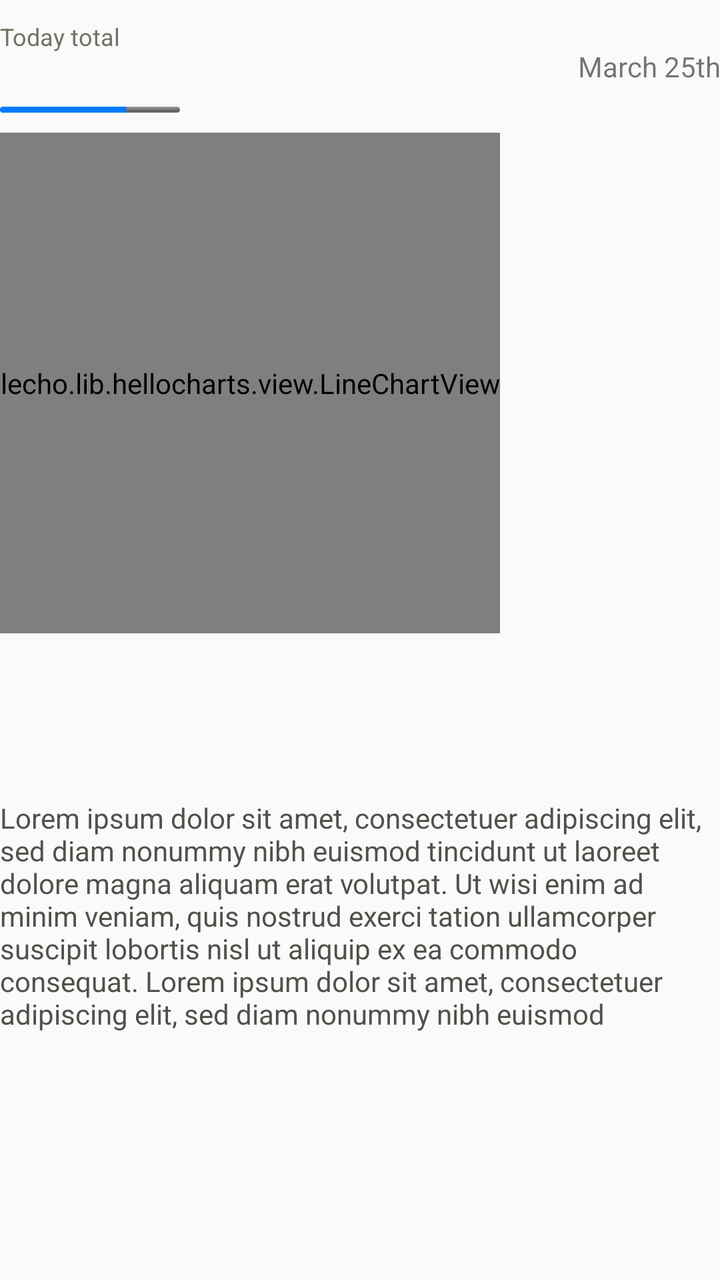
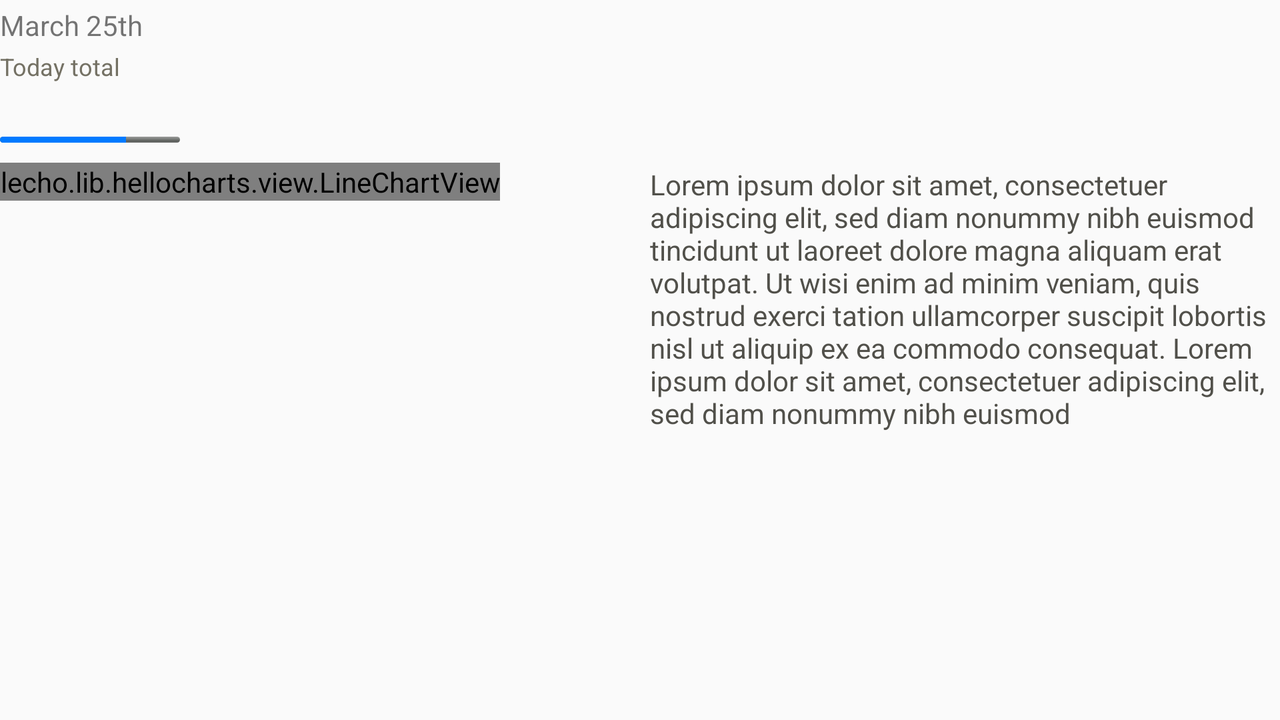

The same Android screen from two of the app's own layout files: first res/layout/ as a phone draws it, then the repository's variant for another configuration, drawn on a device whose configuration selects that folder. Both files follow.
<!-- AndroidManifest.xml: application theme MyMaterialTheme -->
<!-- res/layout/fragment_one.xml -->
<?xml version="1.0" encoding="utf-8"?>
<LinearLayout xmlns:android="http://schemas.android.com/apk/res/android"
    android:orientation="vertical" android:layout_width="match_parent"
    android:layout_height="match_parent">

    <LinearLayout
        android:layout_width="match_parent"
        android:orientation="horizontal"
        android:layout_marginTop="10dp"
        android:layout_height="wrap_content">

        <LinearLayout
            android:layout_width="0dp"
            android:layout_weight="7"
            android:orientation="vertical"
            android:layout_height="wrap_content">
            <TextView
                android:layout_width="match_parent"
                android:layout_height="0dp"
                android:textColor="#747164"
                android:textSize="12sp"
                android:id="@+id/total_text"
                android:text="Today total"
                android:layout_weight="1"/>
            <TextView
                android:layout_width="match_parent"
                android:layout_height="0dp"
                android:textSize="20sp"
                android:id="@+id/today_total"
                android:layout_weight="3"/>
            
            <ProgressBar
                android:layout_width="90dp"
                style="@android:style/Widget.ProgressBar.Horizontal"
                android:layout_marginRight="50dp"
                android:layout_height="3dp"
                android:max="100"
                android:id="@+id/progress"
                android:progress="70"
                android:progressTint="@color/appblue"
                android:secondaryProgressTint="#3c2e2e"
                android:indeterminate="false"
                android:foregroundTintMode="src_atop" />

        </LinearLayout>

        <TextView
            android:layout_width="0dp"
            android:layout_weight="3"
            android:id="@+id/date"
            android:gravity="right|center_vertical"
            android:text="March 25th"

            android:layout_height="match_parent" />

    </LinearLayout>

    

    <FrameLayout
        android:layout_width="wrap_content"
        android:layout_height="0dp"
        android:layout_marginTop="10dp"
        android:layout_weight="4"
        android:id="@+id/container"
        >
        <lecho.lib.hellocharts.view.LineChartView
            android:id="@+id/chart"
            android:layout_width="match_parent"
            android:layout_height="match_parent" />
    </FrameLayout>


    <LinearLayout
        android:layout_width="match_parent"
        android:layout_height="0dp"
        android:layout_marginTop="10dp"
        android:orientation="vertical"
        android:layout_weight="5">

        <TextView
            android:layout_width="wrap_content"
            android:id="@+id/full_name"
            android:textSize="21sp"
            android:textAllCaps="true"
            android:layout_height="wrap_content"
            style="@style/TextAppearance.AppCompat.Widget.ActionMode.Title" />

        <TextView
            android:layout_width="wrap_content"
            android:id="@+id/description"
            android:textSize="18sp"
            android:layout_height="wrap_content"
            style="@style/Base.TextAppearance.AppCompat.Widget.ActionMode.Subtitle" />

        <ScrollView
            android:layout_width="match_parent"
            android:layout_height="wrap_content">
            <TextView
                android:layout_marginTop="20dp"
                android:layout_width="wrap_content"
                android:typeface="monospace"
                android:textSize="14sp"
                android:id="@+id/readme"
                android:text="@string/lorem"
                android:layout_height="wrap_content"
                android:textColor="#51504a"
                style="@style/Base.TextAppearance.AppCompat.Subhead" />
        </ScrollView>


    </LinearLayout>
    </LinearLayout>
<!-- resources referenced by this layout -->
<resources>
  <color name="appblue">#007aff</color>
  <string name="lorem">Lorem ipsum dolor sit amet, consectetuer
  adipiscing elit, sed diam nonummy nibh euismod
  tincidunt ut laoreet dolore magna aliquam erat
  volutpat. Ut wisi enim ad minim veniam, quis
  nostrud exerci tation ullamcorper suscipit lobortis
  nisl ut aliquip ex ea commodo consequat.
          Lorem ipsum dolor sit amet, consectetuer
      adipiscing elit, sed diam nonummy nibh euismod</string>
  <style name="MyMaterialTheme" parent="MyMaterialTheme.Base">
  
      </style>
  <style name="MyMaterialTheme.Base" parent="Theme.AppCompat.Light.DarkActionBar">
          <item name="windowNoTitle">true</item>
          <item name="windowActionBar">false</item>
          <item name="colorPrimary">@color/colorPrimary</item>
          <item name="colorPrimaryDark">@color/colorPrimaryDark</item>
          <item name="colorAccent">@color/colorAccent</item>
      </style>
  <color name="colorPrimary">#3F51B5</color>
  <color name="colorPrimaryDark">#303F9F</color>
  <color name="colorAccent">#FF4081</color>
</resources>
<!-- res/layout-land/fragment_one.xml (the repository's variant of the layout above) -->
<!-- drawn on the phone turned sideways -->
<?xml version="1.0" encoding="utf-8"?>
<LinearLayout xmlns:android="http://schemas.android.com/apk/res/android"
    android:orientation="horizontal" android:layout_width="match_parent"
    android:layout_height="match_parent"
    android:weightSum="2">

    <LinearLayout
        android:layout_width="0dp"
        android:layout_height="match_parent"
        android:orientation="vertical"
        android:layout_marginRight="10dp"
        android:layout_weight="1">

        <LinearLayout
            android:layout_width="match_parent"
            android:orientation="horizontal"
            android:layout_height="wrap_content">

            <LinearLayout
                android:layout_width="0dp"
                android:layout_weight="7"
                android:orientation="vertical"
                android:layout_height="wrap_content">
                <TextView
                    android:layout_width="wrap_content"
                    android:id="@+id/date"
                    android:gravity="left|center_vertical"
                    android:text="March 25th"
                    android:layout_height="25dp" />

                <TextView
                    android:layout_width="match_parent"
                    android:layout_height="0dp"
                    android:textColor="#747164"
                    android:textSize="12sp"
                    android:id="@+id/total_text"
                    android:text="Today total"
                    android:layout_weight="1"/>
                <TextView
                    android:layout_width="match_parent"
                    android:layout_height="0dp"
                    android:textSize="20sp"
                    android:id="@+id/today_total"
                    android:layout_weight="3"/>
                
                <ProgressBar
                    android:layout_width="90dp"
                    style="@android:style/Widget.ProgressBar.Horizontal"
                    android:layout_marginRight="50dp"
                    android:layout_height="3dp"
                    android:max="100"
                    android:id="@+id/progress"
                    android:progress="70"
                    android:progressTint="@color/appblue"
                    android:secondaryProgressTint="#3c2e2e"
                    android:indeterminate="false"
                    android:foregroundTintMode="src_atop" />

            </LinearLayout>-
        </LinearLayout>



        <FrameLayout
            android:layout_width="wrap_content"
            android:layout_height="wrap_content"
            android:layout_marginTop="10dp"
            android:id="@+id/container"
            >
            <lecho.lib.hellocharts.view.LineChartView
                android:id="@+id/chart"
                android:layout_width="match_parent"
                android:layout_height="match_parent" />
        </FrameLayout>

    </LinearLayout>

    
        <LinearLayout
            android:layout_width="0dp"
            android:layout_height="match_parent"
            android:layout_marginTop="10dp"
            android:orientation="vertical"
            android:layout_weight="1">

            <TextView
                android:layout_width="wrap_content"
                android:id="@+id/full_name"
                android:textSize="21sp"
                android:textAllCaps="true"
                android:layout_height="wrap_content"
                style="@style/TextAppearance.AppCompat.Widget.ActionMode.Title" />

            <TextView
                android:layout_width="wrap_content"
                android:id="@+id/description"
                android:textSize="18sp"
                android:layout_height="wrap_content"
                style="@style/Base.TextAppearance.AppCompat.Widget.ActionMode.Subtitle" />

            <ScrollView
                android:layout_width="match_parent"
                android:layout_height="wrap_content">
                <TextView
                    android:layout_marginTop="20dp"
                    android:layout_width="wrap_content"
                    android:typeface="monospace"
                    android:textSize="14sp"
                    android:id="@+id/readme"
                    android:text="@string/lorem"
                    android:layout_height="wrap_content"
                    android:textColor="#51504a"
                    style="@style/Base.TextAppearance.AppCompat.Subhead" />
            </ScrollView>


        </LinearLayout>



    




</LinearLayout>
